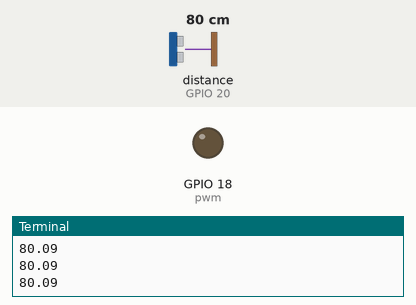
This program was run on a simulated Raspberry Pi (BCM pin numbers). Shown: output pins drawn as LEDs (lit = HIGH), the last lines printed to the terminal. The test bench sets the inputs (shaded band); at power-on: distance to the obstacle (sensor on GPIO 20) 80 cm. The echo pulse lasts 58.3 µs per cm; the clock reads 2024-03-15 10:24:30 at power-on unless the program sets it; pins used as bus, display or sensor lines are not drawn.

Above: at 1.2 s.
1.3 s: distance to the obstacle (sensor on GPIO 20) set to 2 cm
At 1.9 s:
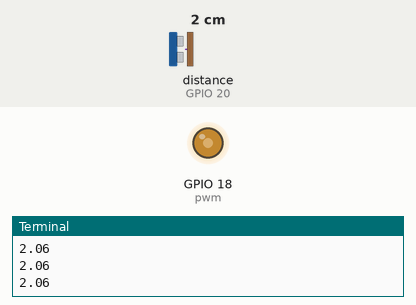
Timing chart, 0 to 4.3 s (numbered marks = the images above; inputs shaded):
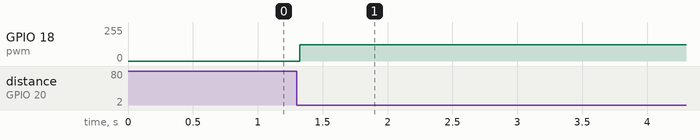

The program:

PWM_LED_DISTANCE.py
```python
import RPi.GPIO as GPIO
import time
GPIO.setmode(GPIO.BCM)
GPIO.setwarnings(False)

try:
    ## DISTANCE SENSOR SETUP ##
    PIN_TRIGGER = 21
    PIN_ECHO = 20

    GPIO.setup(PIN_TRIGGER, GPIO.OUT)
    GPIO.setup(PIN_ECHO, GPIO.IN)

    ## LED SETUP ##
    GPIO.setup(18, GPIO.OUT)
    pwm = GPIO.PWM(18, 100)
    pwm.start(0)

    while True:
        ## SENSE DISTANCE ##
        GPIO.output(PIN_TRIGGER, GPIO.LOW)
        time.sleep(0.05)

        GPIO.output(PIN_TRIGGER, GPIO.HIGH)
        time.sleep(0.00001)

        GPIO.output(PIN_TRIGGER, GPIO.LOW)

        ## CALCULATE DISTANCE ##
        while GPIO.input(PIN_ECHO)==0:
            pulse_start_time = time.time()
        while GPIO.input(PIN_ECHO)==1:
            pulse_end_time = time.time()

        pulse_duration = pulse_end_time - pulse_start_time
        distance = round(pulse_duration * 17150, 2)
        print(distance)

        if distance > 50:
            pwm.ChangeDutyCycle(0)
        else:
            dc = 50-distance
            pwm.ChangeDutyCycle(dc)

finally:
      GPIO.cleanup()
      pwm.stop()
```

Measured:
- after the input at 1.3 s, GPIO 18 (pwm): 0/255 → 122/255 at once
